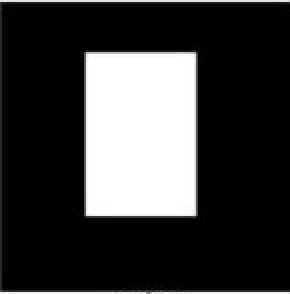
#> input picture images/input/box.jpg, 145 x 147 px (shown 2 times larger)
$ python horizontal_sobel_filter.py   (older library calls are emulated)
#> lines starting #> are read from the running program, lines starting #| are printed output that depends on the picture
#!/usr/bin/env python3
# -*- coding: utf-8 -*-
"""
Created on Wed Apr 25 11:25:46 2018

@author: osboxes
"""

import cv2
import numpy as np
from matplotlib import pyplot as plt

img = cv2.imread('images/input/box.jpg',0)
#> img is the input picture: shape (147, 145); min 0, max 255, mean 58.5

# Output dtype = cv2.CV_8U
sobelx8u = cv2.Sobel(img,cv2.CV_8U,1,0,ksize=5)
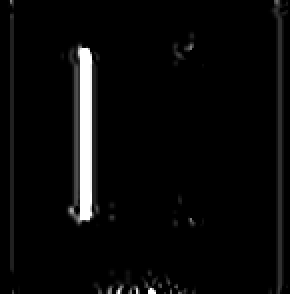
#> sobelx8u: shape (147, 145) (shown 2 times larger); min 0, max 255, mean 9.4

# Output dtype = cv2.CV_64F. Then take its absolute and convert to cv2.CV_8U
sobelx64f = cv2.Sobel(img,cv2.CV_64F,1,0,ksize=5)
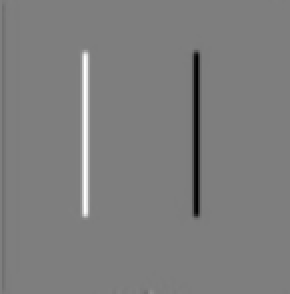
#> sobelx64f: shape (147, 145) float64 (shown 2 times larger); min -11472, max 11708, mean -12.9; drawn with min black and max white
abs_sobel64f = np.absolute(sobelx64f)
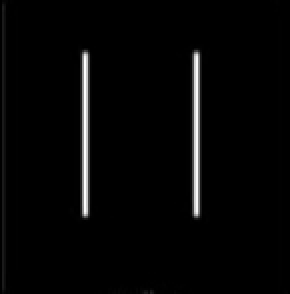
#> abs_sobel64f: shape (147, 145) float64 (shown 2 times larger); min 0, max 11708, mean 268.5; drawn with min black and max white
sobel_8u = np.uint8(abs_sobel64f)
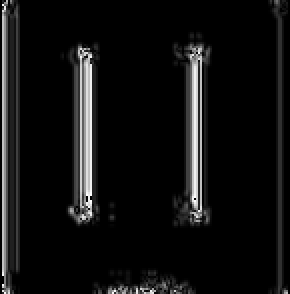
#> sobel_8u: shape (147, 145) (shown 2 times larger); min 0, max 255, mean 16.5

plt.subplot(1,3,1),plt.imshow(img,cmap = 'gray')
plt.title('Original'), plt.xticks([]), plt.yticks([])
plt.subplot(1,3,2),plt.imshow(sobelx8u,cmap = 'gray')
plt.title('Sobel CV_8U'), plt.xticks([]), plt.yticks([])
plt.subplot(1,3,3),plt.imshow(sobel_8u,cmap = 'gray')
plt.title('Sobel abs(CV_64F)'), plt.xticks([]), plt.yticks([])

plt.show()
